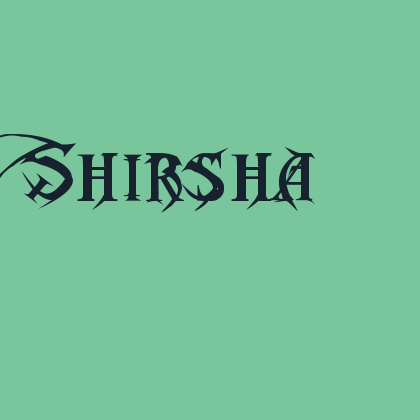

This chart was generated by the following Python code:
from PIL import Image, ImageDraw, ImageFont
bgcolor=eval(input("enter the rgb color"))
txtcolor=eval(input("enter the text color"))
text=input("enter the text")
img = Image.new('RGB', (420, 420), color =bgcolor)
fnt = ImageFont.truetype('MetalMacabre.ttf', 60) # font-size 1/2 of image W & H
d = ImageDraw.Draw(img)
d.text((20,105), text, font=fnt, fill=txtcolor) # location: 1/6Left, 1/4T
img.save('image.png')